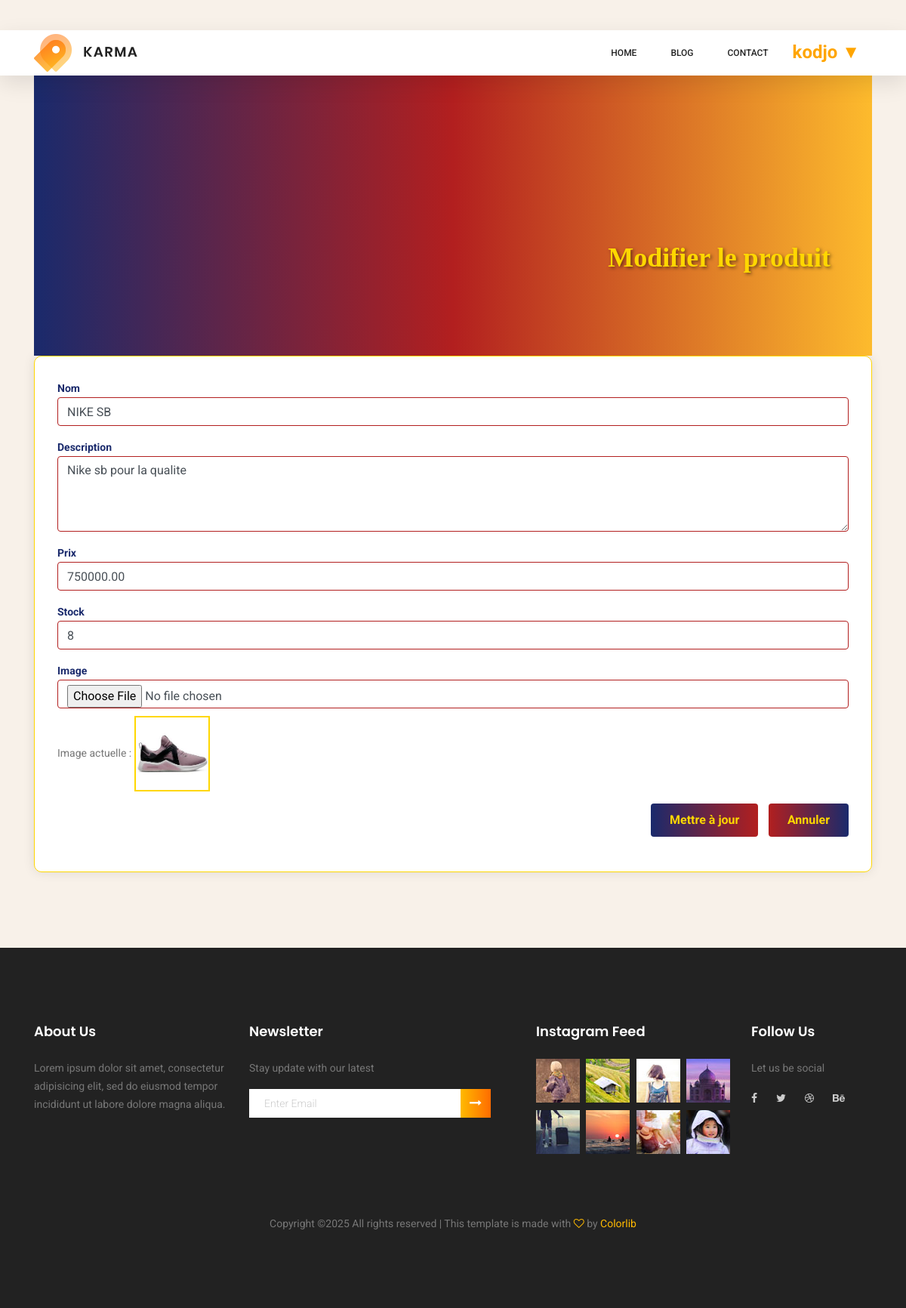
The app's page /edit-product/10/ (signed in) with its own data.
### karma/models.py (models this page shows, shortened)
class Product(models.Model):
    name = models.CharField(max_length=200)
    description = models.TextField()
    price = models.DecimalField(max_digits=10, decimal_places=2)
    stock = models.PositiveIntegerField()
    image = models.ImageField(upload_to='products/', null=True, blank=True)
    created_at = models.DateTimeField(auto_now_add=True)
    added_by = models.ForeignKey(User, on_delete=models.CASCADE)

### karma/views.py (the view, shortened to what this page needs)
# urls.py: path('edit-product/<int:product_id>/', views.product_add_edit, name='product_edit'),
@login_required
def product_add_edit(request, product_id=None):
    if product_id:
        product = get_object_or_404(Product, id=product_id, added_by=request.user)
    else:
        product = None
    return render(request, 'add_product.html', {'product': product})

### karma/templates/add_product.html (shortened to what this page needs)
{% extends 'base/base.html' %}
{% block content %}
    <section class="add-product-area section_gap" style="background-color: #f8f1e9;">
        <div class="container">
            <section class="banner-area organic-breadcrumb" style="background: linear-gradient(to right, #1a2a6c, #b21f1f, #fdbb2d);">
                <div class="container">
                    <div class="breadcrumb-banner d-flex flex-wrap align-items-center justify-content-end">
                        <div class="col-first">
                            <h1 style="color: gold; font-family: 'Times New Roman', serif; text-shadow: 2px 2px 4px rgba(0,0,0,0.5);">{% if product %}Modifier le produit{% else %}Ajouter un produit{% endif %}</h1>
                        </div>
                    </div>
                </div>
            </section>
            <form method="POST" enctype="multipart/form-data" style="background-color: white; padding: 30px; border-radius: 10px; box-shadow: 0 0 15px rgba(0,0,0,0.1); border: 1px solid gold;">
                <div class="form-group">
                    <label style="color: #1a2a6c; font-weight: bold;">Nom</label>
                    <input type="text" name="name" class="form-control" style="border: 1px solid #b21f1f;" value="{% if product %}{{ product.name }}{% elif form_data %}{{ form_data.name }}{% endif %}" required>
                </div>
                <div class="form-group">
                    <label style="color: #1a2a6c; font-weight: bold;">Description</label>
                    <textarea name="description" class="form-control" style="border: 1px solid #b21f1f; min-height: 100px;" required>{% if product %}{{ product.description }}{% elif form_data %}{{ form_data.description }}{% endif %}</textarea>
                </div>
                <div class="form-group">
                    <label style="color: #1a2a6c; font-weight: bold;">Prix</label>
                    <input type="number" name="price" step="0.01" class="form-control" style="border: 1px solid #b21f1f;" value="{% if product %}{{ product.price }}{% elif form_data %}{{ form_data.price }}{% endif %}" required>
                </div>
                <div class="form-group">
                    <label style="color: #1a2a6c; font-weight: bold;">Stock</label>
                    <input type="number" name="stock" class="form-control" style="border: 1px solid #b21f1f;" value="{% if product %}{{ product.stock }}{% elif form_data %}{{ form_data.stock }}{% endif %}" required>
                </div>
                <div class="form-group">
                    <label style="color: #1a2a6c; font-weight: bold;">Image</label>
                    <input type="file" name="image" class="form-control" style="border: 1px solid #b21f1f;" {% if not product %}required{% endif %}>
                    {% if product.image %}
                        <p style="margin-top: 10px;">Image actuelle : <img src="{{ product.image.url }}" alt="Current image" style="max-width: 100px; border: 2px solid gold;"></p>
                    {% endif %}
                </div>
                <div class="form-group text-right">
                    <button type="submit" class="btn" style="background: linear-gradient(to right, #1a2a6c, #b21f1f); color: gold; border: none; padding: 10px 25px; font-weight: bold;">
                        {% if product %}Mettre à jour{% else %}Ajouter{% endif %}
                    </button>
                    {% if product %}
                        <a href="{% url 'product_list' %}" class="btn" style="background: linear-gradient(to right, #b21f1f, #1a2a6c); color: gold; border: none; padding: 10px 25px; font-weight: bold; margin-left: 10px;">Annuler</a>
                    {% endif %}
                </div>
            </form>
        </div>
    </section>
{% endblock %}

### karma/templates/base/base.html (shortened to what this page needs)
{% load static %}
<!DOCTYPE html>
<html lang="zxx" class="no-js">
<head>
    <link rel="stylesheet" href="{% static 'css/linearicons.css' %}">
    <link rel="stylesheet" href="{% static 'css/font-awesome.min.css' %}">
    <link rel="stylesheet" href="{% static 'css/themify-icons.css' %}">
    <link rel="stylesheet" href="{% static 'css/bootstrap.css' %}">
    <link rel="stylesheet" href="{% static 'css/owl.carousel.css' %}">
    <link rel="stylesheet" href="{% static 'css/nice-select.css' %}">
    <link rel="stylesheet" href="{% static 'css/nouislider.min.css' %}">
    <link rel="stylesheet" href="{% static 'css/ion.rangeSlider.css' %}">
    <link rel="stylesheet" href="{% static 'css/ion.rangeSlider.skinFlat.css' %}">
    <link rel="stylesheet" href="{% static 'css/magnific-popup.css' %}">
    <link rel="stylesheet" href="{% static 'css/main.css' %}">
</head>
<body>
    <header class="header_area sticky-header">
        <div class="main_menu">
            <nav class="navbar navbar-expand-lg navbar-light main_box">
                <div class="container">
                    <a class="navbar-brand logo_h" href="{% url 'index' %}"><img src="{% static 'img/logo.png' %}" alt=""></a>
                    <div class="collapse navbar-collapse offset" id="navbarSupportedContent">
                        <ul class="nav navbar-nav menu_nav ml-auto">
                            <li class="nav-item {% if request.path == '/' %}active{% endif %}">
                                <a class="nav-link" href="{% url 'index' %}">Home</a>
                            </li>
                            <li class="nav-item {% if request.path == '/blog' %}active{% endif %}">
                                <a class="nav-link" href="{% url 'blog' %}">Blog</a>
                            </li>
                            <li class="nav-item {% if request.path == '/contact/' %}active{% endif %}">
                                <a class="nav-link" href="{% url 'contact' %}">Contact</a>
                            </li>
                        </ul>
                        <a class="nav-link" href=""></a>
                        <div class="header-btn" style="display: inline-flex; align-items: center;">
                            {% if request.user.is_authenticated %}
                                <div class="user-menu" style="position: relative;">
                                    <span class="username" style="color: orange; margin-right: 1rem; font-weight: 700; font-size: 1.5rem; cursor: pointer;">
                                        {{ request.user.username }} ▼
                                    </span>
                                </div>
                            {% else %}
                                <a href="{% url 'login' %}" class="btn-default"style="color:black">Se connecter</a>
                            {% endif %}
                        </div>
                    </div>
                </div>
            </nav>
        </div>
    </header>
    {% block content %}
    {% endblock content %}
    <footer class="footer-area section_gap">
        <div class="container">
            <div class="row">
                <div class="col-lg-3 col-md-6 col-sm-6">
                    <div class="single-footer-widget">
                        <h6>About Us</h6>
                        <p>
                            Lorem ipsum dolor sit amet, consectetur adipisicing elit, sed do eiusmod tempor incididunt ut labore dolore
                            magna aliqua.
                        </p>
                    </div>
                </div>
                <div class="col-lg-4 col-md-6 col-sm-6">
                    <div class="single-footer-widget">
                        <h6>Newsletter</h6>
                        <p>Stay update with our latest</p>
                        <div class="" id="mc_embed_signup">
                            <form target="_blank" novalidate="true" action="https://spondonit.us12.list-manage.com/subscribe/post?u=1462626880ade1ac87bd9c93a&id=92a4423d01"
                                method="get" class="form-inline">
                                <div class="d-flex flex-row">
                                    <input class="form-control" name="EMAIL" placeholder="Enter Email" onfocus="this.placeholder = ''" onblur="this.placeholder = 'Enter Email '"
                                        required="" type="email">
                                    <button class="click-btn btn btn-default"><i class="fa fa-long-arrow-right" aria-hidden="true"></i></button>
                                </div>
                            </form>
                        </div>
                    </div>
                </div>
                <div class="col-lg-3 col-md-6 col-sm-6">
                    <div class="single-footer-widget mail-chimp">
                        <h6 class="mb-20">Instagram Feed</h6>
                        <ul class="instafeed d-flex flex-wrap">
                            <li><img src="{% static 'img/i1.jpg' %}" alt=""></li>
                            <li><img src="{% static 'img/i2.jpg' %}" alt=""></li>
                            <li><img src="{% static 'img/i3.jpg' %}" alt=""></li>
                            <li><img src="{% static 'img/i4.jpg' %}" alt=""></li>
                            <li><img src="{% static 'img/i5.jpg' %}" alt=""></li>
                            <li><img src="{% static 'img/i6.jpg' %}" alt=""></li>
                            <li><img src="{% static 'img/i7.jpg' %}" alt=""></li>
                            <li><img src="{% static 'img/i8.jpg' %}" alt=""></li>
                        </ul>
                    </div>
                </div>
                <div class="col-lg-2 col-md-6 col-sm-6">
                    <div class="single-footer-widget">
                        <h6>Follow Us</h6>
                        <p>Let us be social</p>
                        <div class="footer-social d-flex align-items-center">
                            <a href="#"><i class="fa fa-facebook"></i></a>
                            <a href="#"><i class="fa fa-twitter"></i></a>
                            <a href="#"><i class="fa fa-dribbble"></i></a>
                            <a href="#"><i class="fa fa-behance"></i></a>
                        </div>
                    </div>
                </div>
            </div>
            <div class="footer-bottom d-flex justify-content-center align-items-center flex-wrap">
                <p class="footer-text m-0">
                    Copyright &copy;<script>document.write(new Date().getFullYear());</script> All rights reserved | This template is made with <i class="fa fa-heart-o" aria-hidden="true"></i> by <a href="https://colorlib.com" target="_blank">Colorlib</a>
                </p>
            </div>
        </div>
    </footer>
</body>
</html>

### records on screen
Product: name "NIKE SB", description "Nike sb pour la qualite", price "750000.00", stock "8", image (picture)

### other values on screen
{{ request.user.username }} "kodjo"
